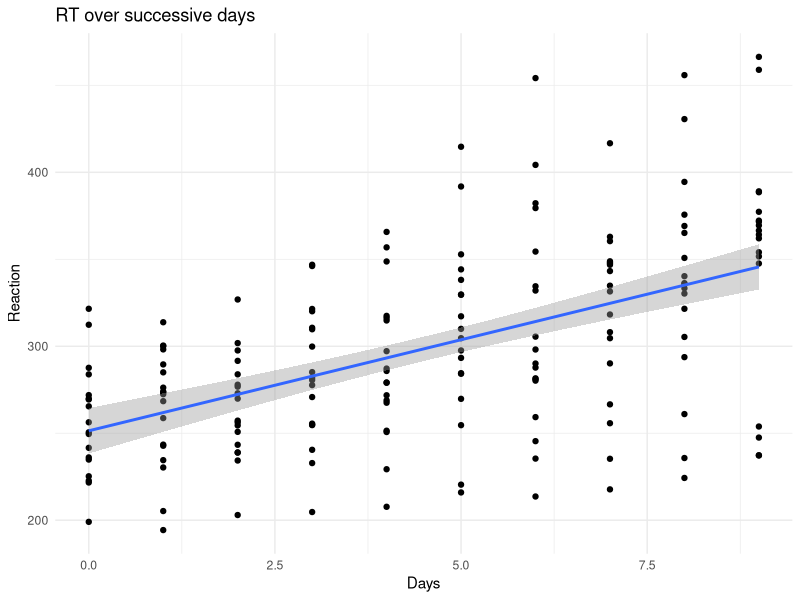
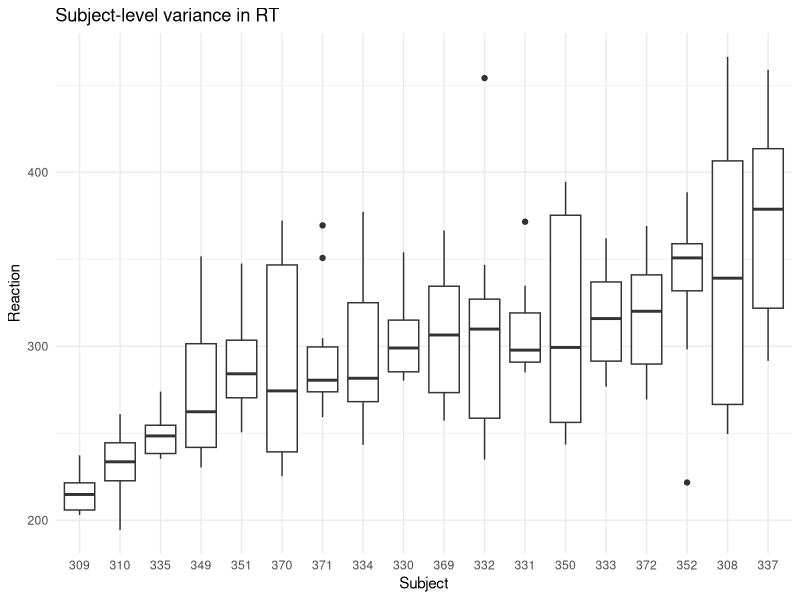
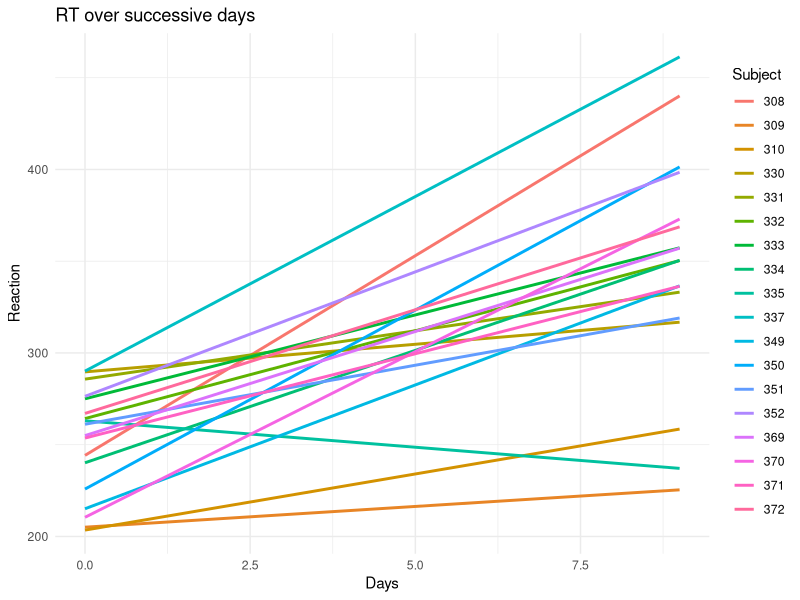

Write the R code that produced these figures, in order.

### Mixed models
library(lme4)

# interceptos aleatorios
# repuesta ~ fixed_effects + (1 | random_effects)

# pendientes aleatorios
# repuesta ~ fixed_effects + (fixed_effects | random_effects)

# cargamos los datos

# estos datos contienen un estudio acerca de deprivacion de sue;o
# Los datos son de tiempo de respuesta promedio (en ms) 
# luego de n-dias de deprivacion.
# Hay datos de 18 individuos en total, con un total de 180 observaciones;
head(lme4::sleepstudy)
length(unique(sleepstudy$Subject))

# graficando un modelo que asume independencia de observaciones
library(ggplot2)

# pipe operator, original version %>% from library(magrittr) 
sleepstudy |>
  ggplot(aes(x = Days,
             y = Reaction)) +
  geom_point() +
  geom_smooth(method = "lm") +
  labs(title = "RT over successive days") +
  theme_minimal()

# modelo lineal agnóstico (sin reportar variabilidad 
# entre individuos)
naive_model <- lm(data = sleepstudy,
                 Reaction ~ Days)
summary(naive_model)

# mostrando la no-independencia al graficar por individuo
sleepstudy |>
  ggplot(aes(x = reorder(Subject, Reaction),
             y = Reaction)) +
  geom_boxplot() +
  labs(title = "Subject-level variance in RT",
       x = "Subject") +
  theme_minimal()

# respuestas individuales
sleepstudy |>
  ggplot(aes(x = Days,
             y = Reaction,
             color = Subject)) +
  # geom_point() +
  geom_smooth(method = "lm", se = FALSE) +
  labs(title = "RT over successive days") +
  theme_minimal()

# modelo con interceptos y pendientes aleatorias
model_full <- lmer(data = sleepstudy,
                   Reaction ~ Days + (1 + Days | Subject),
                   REML = FALSE)
summary(model_full)

# noten que ya no se muestra en el summary los valores de significancia
# de los coeficientes: esto es para promover la contrastacion con modelo
# nulo, que en este caso seria el modelo SOLO CON EFECTOS ALEATORIOS

# guardamos en un objeto el modelo nulo (solo efectos aleatorios)
model_reduced <- lmer(data = sleepstudy,
                     Reaction ~ (1 + Days | Subject),
                     REML = FALSE)

# y usamos ANOVA para compararlo con el modelo completo 
# (efectos fijos y aleatorios)
comparison <- anova(model_full, model_reduced)
comparison

# ahora evaluamos la direccion del efecto de la cantidad 
# de dias sin dormir sobre el tiempo de respuesta en milisegundos
coef_days <- fixef(model_full)["Days"]
coef_days

VarCorr(model_full)

# print the random effects
# ranef(mod_int)

